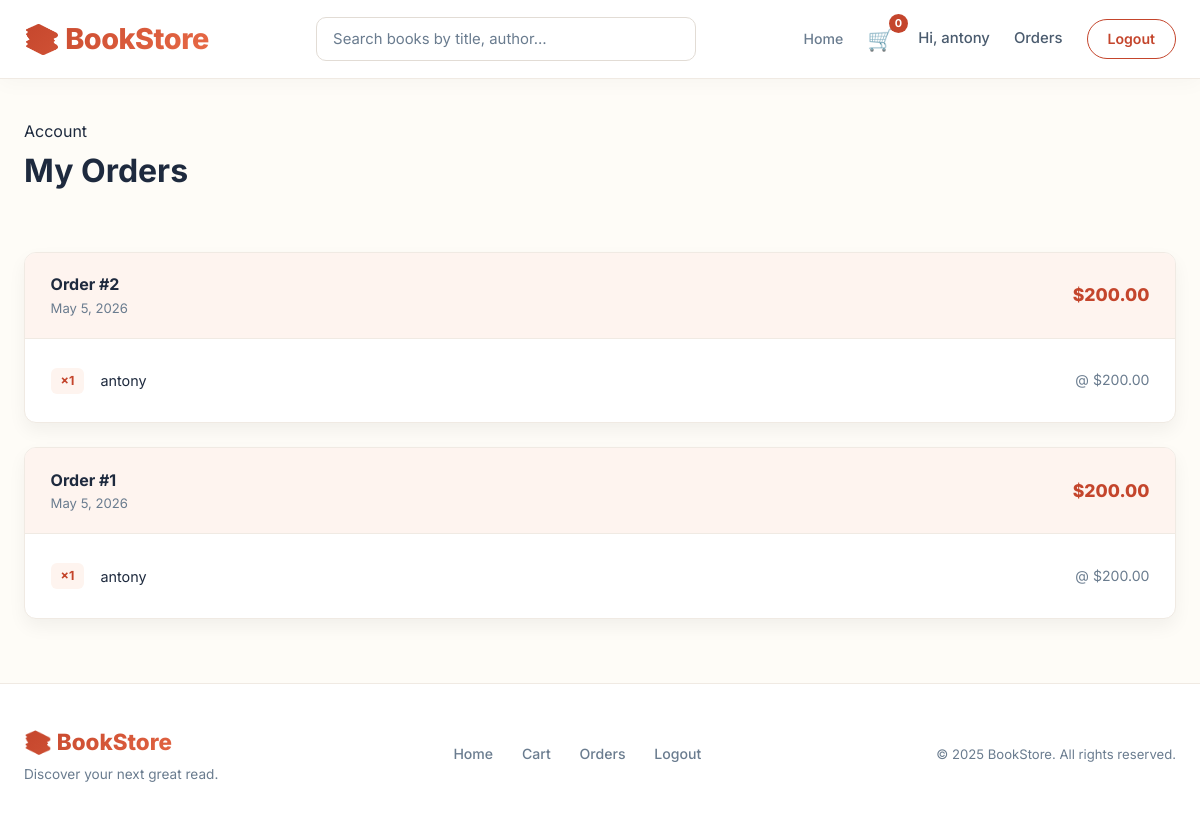
/order-history/ (signed in), run on an earlier commit of the app's database.
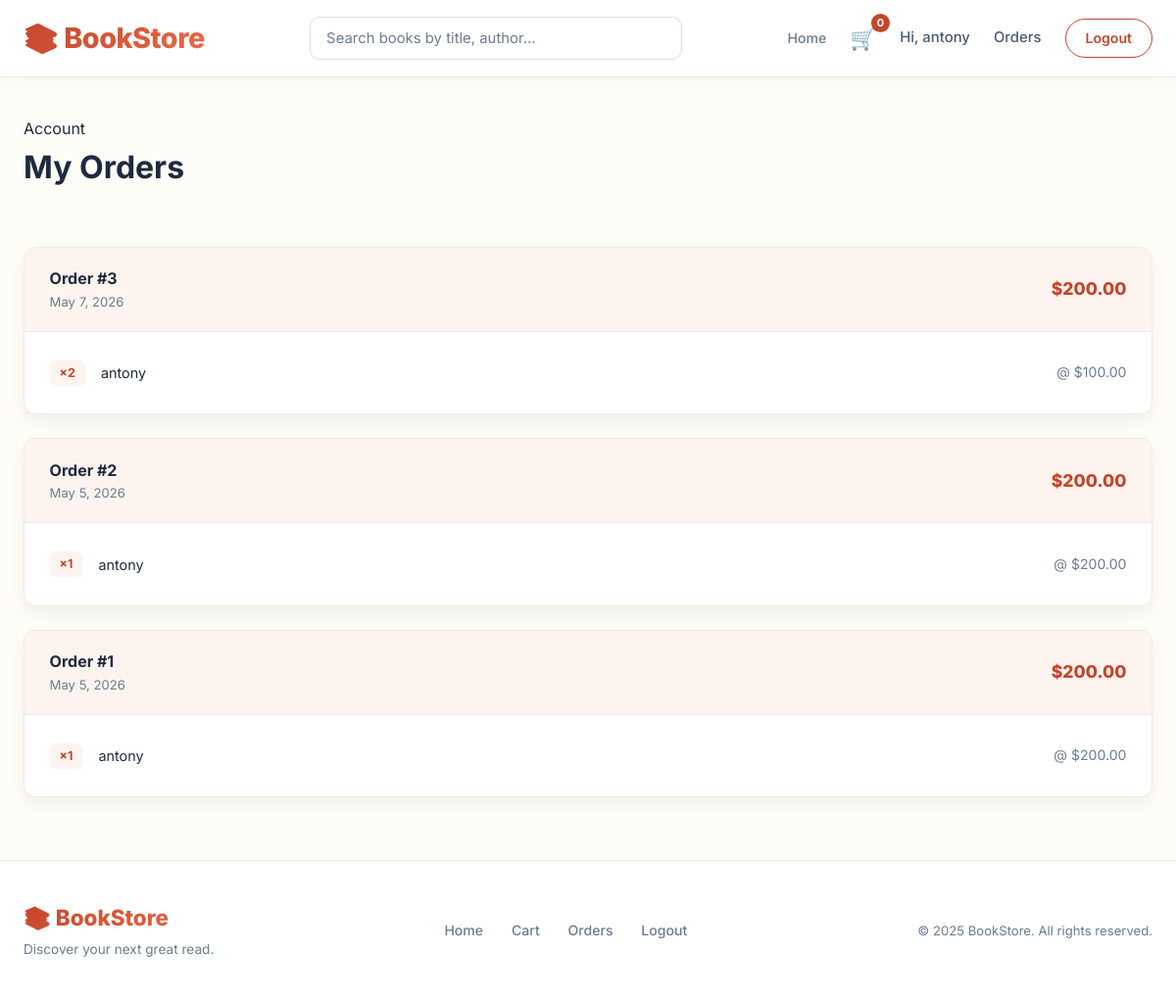
And on a later commit of the database.
### store/models.py (models this page shows, shortened)
class Order(models.Model):
    user = models.ForeignKey(User, on_delete=models.CASCADE)
    full_name = models.CharField(max_length=200)
    address = models.TextField()
    city = models.CharField(max_length=100)
    postal_code = models.CharField(max_length=20)
    created_at = models.DateTimeField(default=timezone.now)
    paid = models.BooleanField(default=False)
    total_amount = models.DecimalField(max_digits=10, decimal_places=2)
    STATUS_CHOICES = [
        ('pending', 'Pending'),
        ('processing', 'Processing'),
        ('shipped', 'Shipped'),
        ('delivered', 'Delivered'),
        ('cancelled', 'Cancelled'),
    ]
    status = models.CharField(
        max_length=20,
        choices=STATUS_CHOICES,
        default='pending',
        help_text='Order status'
    )

class OrderItem(models.Model):
    order = models.ForeignKey(Order, related_name='items', on_delete=models.CASCADE)
    book = models.ForeignKey(Book, on_delete=models.CASCADE)
    price = models.DecimalField(max_digits=6, decimal_places=2)
    quantity = models.PositiveIntegerField(default=1)

class Book(models.Model):
    title = models.CharField(max_length=200)
    author = models.CharField(max_length=100)
    description = models.TextField()
    price = models.DecimalField(max_digits=6, decimal_places=2)
    cover_url = models.URLField(default='https://picsum.photos/id/20/200/300')
    stock = models.PositiveIntegerField(default=0)
    created_at = models.DateTimeField(auto_now_add=True)

### store/views.py (the view)
# urls.py: path('order-history/', views.order_history, name='order_history'),
@login_required
def order_history(request):
    orders = Order.objects.filter(user=request.user).order_by('-created_at')
    return render(request, 'store/order_history.html', {'orders': orders})

### store/context_processors.py (called while the page is built)
def cart_count(request):
    cart = request.session.get('cart', {})
    count = sum(cart.values())
    return {'cart_count': count}

### store/templates/store/order_history.html (shortened to what this page needs)
{% extends 'store/base.html' %}
{% block content %}
<div class="page-hero" style="padding-top:2.5rem; padding-bottom:1.5rem; margin-bottom:2rem;">
  <span class="eyebrow">Account</span>
  <h1>My Orders</h1>
</div>
{% if orders %}
<div class="orders-list">
  {% for order in orders %}
  <div class="order-card">
    <div class="order-card-header">
      <div>
        <div class="order-id">Order #{{ order.id }}</div>
        <div class="order-date">{{ order.created_at|date:"F j, Y" }}</div>
      </div>
      <div class="order-total-badge">${{ order.total_amount }}</div>
    </div>
    <div class="order-card-body">
      {% for item in order.items.all %}
      <div class="order-item">
        <span class="order-item-qty">×{{ item.quantity }}</span>
        <span class="order-item-title">{{ item.book.title }}</span>
        <span class="order-item-price">@ ${{ item.price }}</span>
      </div>
      {% endfor %}
    </div>
  </div>
  {% endfor %}
</div>
{% endif %}
{% endblock %}

### store/templates/store/base.html (shortened to what this page needs)
<!DOCTYPE html>
<html lang="en">
<head>
  {% load static %}
  <link rel="stylesheet" href="{% static 'store/css/style.css' %}">
</head>
<body>
  <nav class="navbar">
    <div class="container nav-container">
      <a href="{% url 'home' %}" class="logo">📚 BookStore</a>
      <form method="GET" action="{% url 'home' %}" class="search-form">
        <input
          type="text"
          name="q"
          value="{{ request.GET.q }}"
          class="search-input"
          placeholder="Search books by title, author…"
        >
      </form>
      <div class="nav-links">
         <a href="{% url 'home' %}" class="footer-link">Home</a>
        <a href="{% url 'cart' %}" class="nav-link cart-icon">
          🛒 <span class="cart-count">{{ cart_count }}</span>
        </a>
        {% if user.is_authenticated %}
          <span class="nav-link">Hi, {{ user.username }}</span>
          <a href="{% url 'order_history' %}" class="nav-link">Orders</a>
          <a href="{% url 'logout' %}" class="btn-outline">Logout</a>
        {% else %}
          <a href="{% url 'login' %}" class="nav-link">Login</a>
          <a href="{% url 'register' %}" class="btn-outline">Register</a>
        {% endif %}
      </div>
    </div>
  </nav>
  <main>
    <div class="container">
      {% block content %}{% endblock %}
    </div>
  </main>
  <footer class="site-footer">
    <div class="container footer-inner">
      <div class="footer-col">
        <span class="footer-logo">📚 BookStore</span>
        <p class="footer-tagline">Discover your next great read.</p>
      </div>
      <div class="footer-col footer-links-group">
        <a href="{% url 'home' %}" class="footer-link">Home</a>
        <a href="{% url 'cart' %}" class="footer-link">Cart</a>
        {% if user.is_authenticated %}
          <a href="{% url 'order_history' %}" class="footer-link">Orders</a>
          <a href="{% url 'logout' %}" class="footer-link">Logout</a>
        {% else %}
          <a href="{% url 'login' %}" class="footer-link">Login</a>
          <a href="{% url 'register' %}" class="footer-link">Register</a>
        {% endif %}
      </div>
      <div class="footer-col">
        <p class="footer-copy">&copy; 2025 BookStore. All rights reserved.</p>
      </div>
    </div>
  </footer>
</body>
</html>

What changed in the data, as far as the page shows it:
added Order: id "3", created_at "May 7, 2026", total_amount "200.00"
added OrderItem: quantity "2", book "antony", price "100.00", shown under "3"
